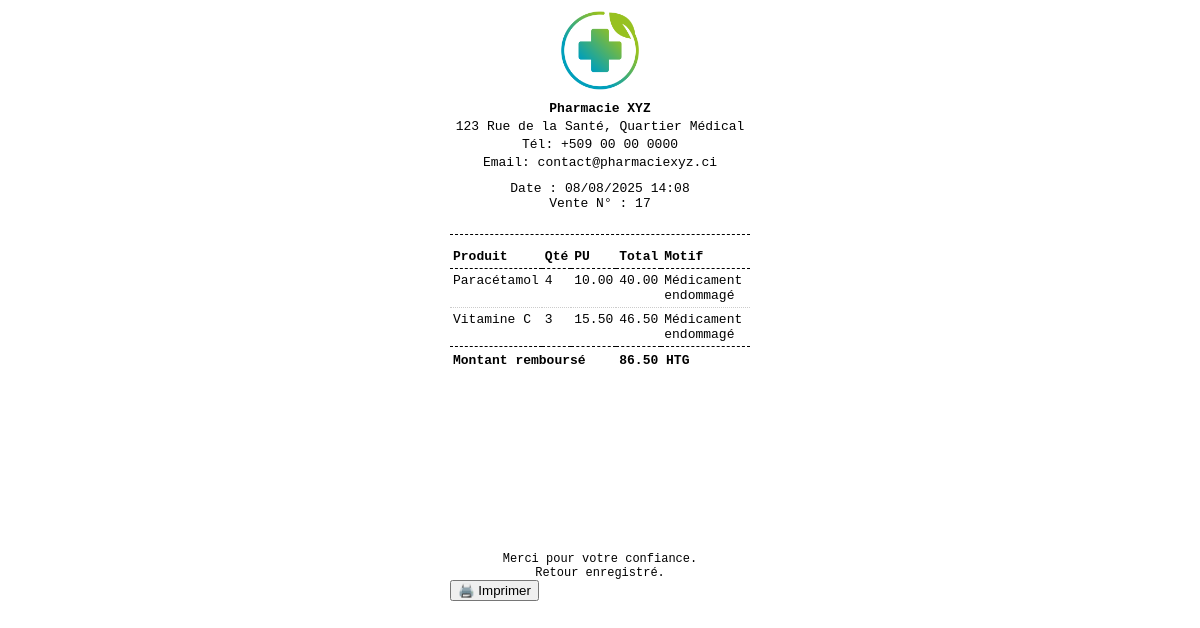
The app's page /sales/return-receipt/17 (signed in) with its own data.
### app/models.py (models this page shows, shortened)
class ReturnRecord(db.Model):
    id = db.Column(db.Integer, primary_key=True)
    sale_item_id = db.Column(db.Integer, db.ForeignKey('sale_item.id'), nullable=False)
    quantity = db.Column(db.Integer, nullable=False)
    reason = db.Column(db.String(100), nullable=True)
    date = db.Column(db.DateTime, default=datetime.utcnow)
    refunded = db.Column(db.Boolean, default=True)  # Si un remboursement a été effectué
    sale_item = db.relationship('SaleItem', backref='returns')
    @property
    def amount(self):
        return self.quantity * self.sale_item.unit_price

class Sale(db.Model):
    id = db.Column(db.Integer, primary_key=True)
    user_id = db.Column(db.Integer, db.ForeignKey('user.id'))
    date = db.Column(db.DateTime, default=datetime.utcnow)
    user = db.relationship('User', back_populates='sales')
    items = db.relationship('SaleItem', back_populates='sale', cascade='all, delete-orphan')

class Drug(db.Model):
    id = db.Column(db.Integer, primary_key=True)
    name = db.Column(db.String(100), nullable=False)
    unit = db.Column(db.String(30))  # comprimé, flacon, etc.
    price = db.Column(db.Float, nullable=False)
    expiration_date = db.Column(db.Date, nullable=False)
    commentaire = db.Column(db.Text, nullable=True)
    category_id = db.Column(db.Integer, db.ForeignKey('category.id'), nullable=True)
    category = db.relationship('Category', back_populates='drugs')
    sales = db.relationship('SaleItem', back_populates='drug')
    losses = db.relationship('LossRecord', back_populates='drug')
    purchase_items = db.relationship('PurchaseItem', back_populates='drug')

class SaleItem(db.Model):
    id = db.Column(db.Integer, primary_key=True)
    sale_id = db.Column(db.Integer, db.ForeignKey('sale.id'), nullable=False)
    drug_id = db.Column(db.Integer, db.ForeignKey('drug.id'), nullable=False)
    quantity = db.Column(db.Integer, nullable=False)
    unit_price = db.Column(db.Float, nullable=False)
    sale = db.relationship('Sale', back_populates='items')
    drug = db.relationship('Drug')

### app/routes/sale.py (the view)
@bp.route('/return-receipt/<int:sale_id>')
@staff_required
def return_receipt(sale_id):
    return_records = ReturnRecord.query.options(
        joinedload(ReturnRecord.sale_item).joinedload(SaleItem.drug),
        joinedload(ReturnRecord.sale_item).joinedload(SaleItem.sale)
    ).all()
    return_records = [r for r in return_records if r.sale_item and r.sale_item.sale_id == sale_id]
    if not return_records:
        flash("Aucun retour trouvé pour cette vente.", "warning")
        return redirect(url_for("sale.list_returns"))
    total_returned = sum(record.amount for record in return_records)
    return render_template(
        'sales/return_receipt.html',
        return_records=return_records,
        total_returned=total_returned
    )

### app/routes/auth.py (called while the page is built)
@login_manager.user_loader
def load_user(user_id):
    return User.query.get(int(user_id))

### app/templates/sales/return_receipt.html (shortened to what this page needs)
<!DOCTYPE html>
<html lang="fr">
<head>
</head>
<body>
<div class="header">
    <img src="{{ url_for('static', filename='img/logo600.png') }}" alt="Logo pharmacie" class="logo">
    <div class="pharmacy-info">
        <strong>Pharmacie XYZ</strong><br>
        123 Rue de la Santé, Quartier Médical<br>
        Tél: +509 00 00 0000<br>
        Email: contact@pharmaciexyz.ci
    </div>
    <p style="margin-top: 8px; font-size: 13px;">
        Date : {{ return_records[-1].date.strftime("%d/%m/%Y %H:%M") if return_records else '' }}<br>
        Vente N° : {{ return_records[0].sale_item.sale.id if return_records else '' }}
    </p>
</div>
<table>
    <thead>
        <tr>
            <th>Produit</th>
            <th>Qté</th>
            <th>PU</th>
            <th>Total</th>
            <th>Motif</th>
        </tr>
    </thead>
    <tbody>
        {% for record in return_records %}
        <tr>
            <td>{{ record.sale_item.drug.name }}</td>
            <td>{{ record.quantity }}</td>
            <td>{{ "%.2f"|format(record.sale_item.unit_price) }}</td>
            <td>{{ "%.2f"|format(record.amount) }}</td>
            <td>{{ record.reason or "Non précisé" }}</td>
        </tr>
        {% endfor %}
    </tbody>
    <tfoot>
        <tr>
            <td colspan="3">Montant remboursé</td>
            <td colspan="2">{{ "%.2f"|format(total_returned) }} HTG</td>
        </tr>
    </tfoot>
</table>
<div class="barcode">
    <svg id="barcode"></svg>
</div>
<div class="footer">
    Merci pour votre confiance.<br>
    Retour enregistré.
</div>
<button onclick="window.print()">🖨️ Imprimer</button>
</body>
</html>

### app/templates/sales/return_receipt.html (style rules this page uses)
body { font-family: monospace; max-width: 300px; margin: auto; padding: 10px; }
.header { text-align: center; border-bottom: 1px dashed #000; padding-bottom: 10px; margin-bottom: 10px; }
.logo { max-width: 80px; margin-bottom: 5px; }
.pharmacy-info { font-size: 13px; line-height: 1.4; }
table { width: 100%; border-collapse: collapse; margin-top: 10px; font-size: 13px; font-family: monospace; }
th, td { padding: 4px 3px; text-align: left; vertical-align: top; }
thead tr { border-bottom: 1px dashed #000; }
tbody tr:not(:last-child) { border-bottom: 1px dotted #ccc; }
tfoot td { font-weight: bold; padding-top: 6px; border-top: 1px dashed #000; }
.barcode { text-align: center; margin-top: 12px; }
.footer { text-align: center; font-size: 12px; margin-top: 14px; }

### records on screen
ReturnRecord: date "08/08/2025 14:08", sale_item.drug.name "Vitamine C", quantity "3", amount "46.50", reason "Médicament endommagé"
Sale: id "17"
ReturnRecord: sale_item.drug.name "Paracétamol", quantity "4", amount "40.00", reason "Médicament endommagé"
SaleItem: sale_item.unit_price "10.00"
SaleItem: sale_item.unit_price "15.50"

### other values on screen
{{ "%.2f"|format(total_returned) }} "86.50"
